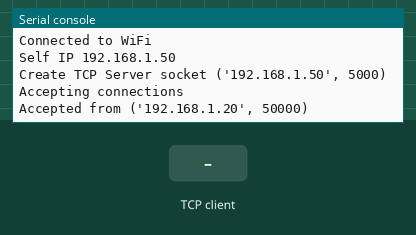
Bench run of a program on a simulated CircuitPython board. On the bench: the last lines printed to the serial console. The inputs (shaded band) are chosen by the test bench. One TCP client connects 1 s after the port opens and stays connected; values from a settings file that is not in the repository are placeholders.

Above: at 2.7 s.
2.8 s: the TCP client sends "1"
At 4.0 s:
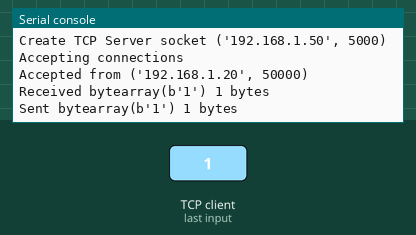
4.3 s: the TCP client sends "on"
At 5.4 s:
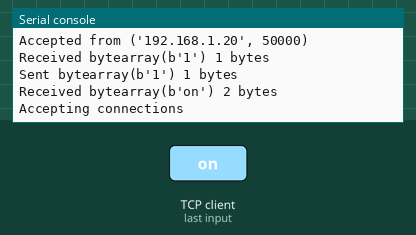

The program:

code.py
```python
import os
import ipaddress
import wifi
import socketpool
import microcontroller as mc
import time

PORT = 5000
TIMEOUT = None
BACKLOG = 2
MAXBUF = 256

try:
    print("Connecting to WiFi")
    wifi.radio.connect(os.getenv('CIRCUITPY_WIFI_SSID'), os.getenv('CIRCUITPY_WIFI_PASSWORD'))
    print("Connected to WiFi")

    pool = socketpool.SocketPool(wifi.radio)
    print("Self IP", wifi.radio.ipv4_address)
    HOST = str(wifi.radio.ipv4_address)

    print("Create TCP Server socket", (HOST, PORT))
    s = pool.socket(pool.AF_INET, pool.SOCK_STREAM)
    s.settimeout(TIMEOUT)
    s.bind((HOST, PORT))
    s.listen(BACKLOG)

    buf = bytearray(MAXBUF)
    while True:
        print("Accepting connections")
        conn, addr = s.accept()
        conn.settimeout(TIMEOUT)
        print("Accepted from", addr)
        try:
            while True:
                size = conn.recv_into(buf, MAXBUF)
                print("Received", buf[:size], size, "bytes")

                conn.send(str(eval(buf[:size].decode())).encode())
                print("Sent", buf[:size], size, "bytes")
        except Exception as e:
            conn.close()
except Exception as e:
    print("Error:\n", str(e))
    print("Resetting microcontroller in 0.1 seconds")
    time.sleep(10)
    mc.reset()
```

Measured:
- after the input at 2.8 s, the serial console: prints a new line at once (image 1)
- after the input at 4.3 s, the serial console: prints a new line at once (image 2)
